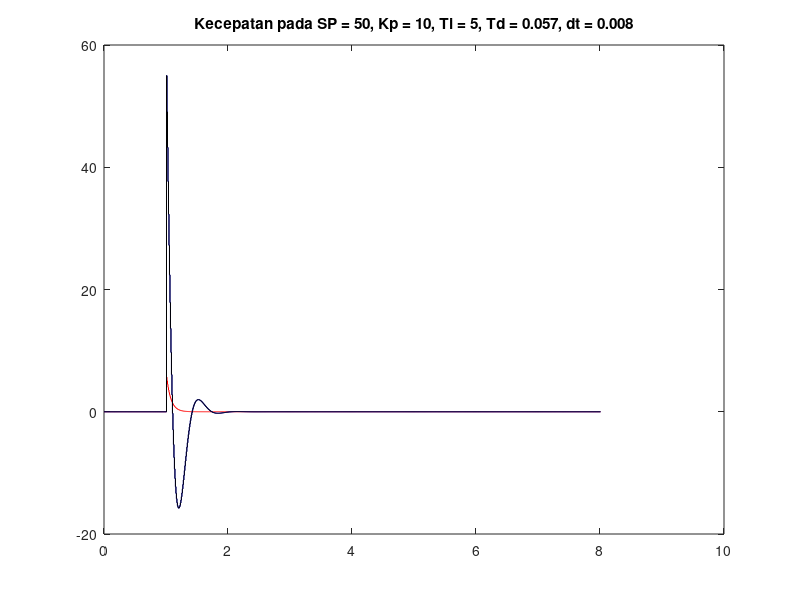
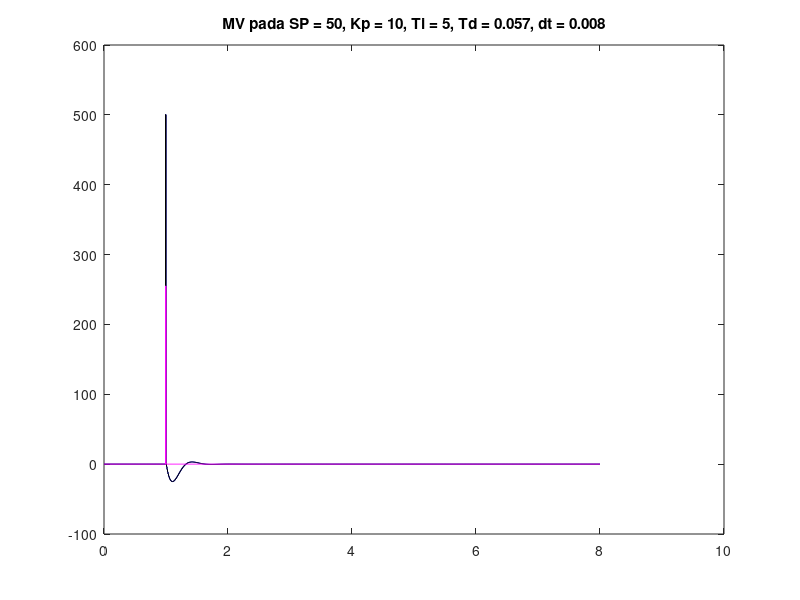
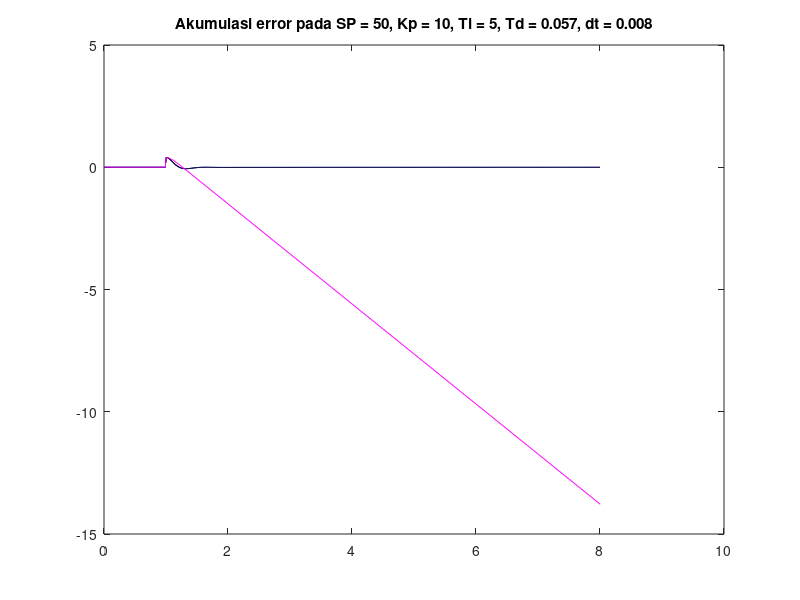
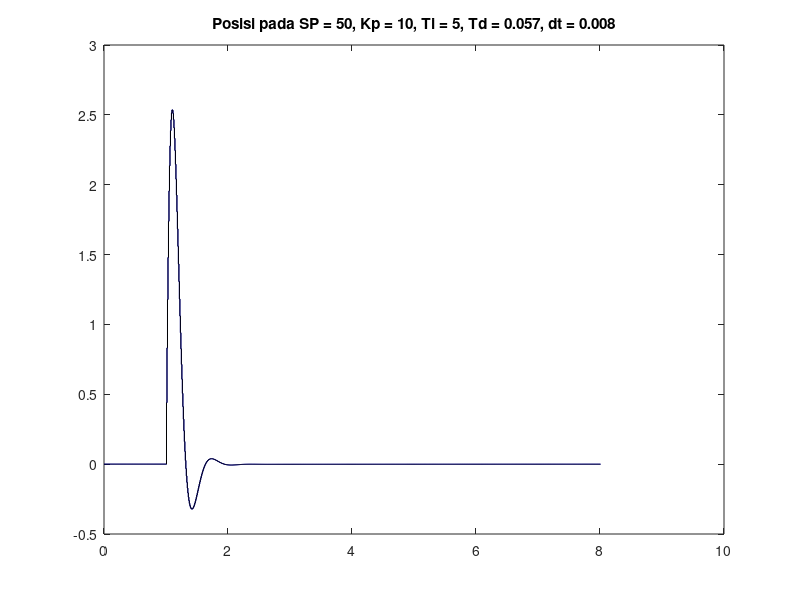

The MATLAB script that drew these images, in order:
%%%%%%%%%%%%%%%%%%%%%%%%%%%%%%%
% PID Control
%%%%%%%%%%%%%%%%%%%%%%%%%%%%%%%

clc, clear all, warning off
SP = 50;
SP_loc = 1
Gain=1.0308;
tau=0.0728;
dt=0.008;

ft = 8; 
Kp = 10; Ti = 5; Td = 0.057;
P = 1; I = 1; D = 0;
% https://tlk-energy.de/blog-en/practical-pid-tuning-guide
% Langkah
% Buat kontroler P, naikkan sampai osilasi stabil tapi ada sedikit overshoot
% Kp = 0.25
% Estimasi awal Ki mengikuti time constant, lalu perkecil sampai settling time optimal
% Ti = 0.047
% Estimasi awal Kd dengan 1/10 Ki, naikkan hingga overshoot hilang, lanjutkan dengan adjust ulang Ti
% Ti = 0.040, Td = 0.057

df = round(ft/dt); 
dlay = 1;

p1(1:df) = 0; 
p2(1:df) = 0; 
p3(1:df) = 0;
p4(1:df) = 0;

h1(1:df) = 0;  
h2(1:df) = 0; 
h3(1:df) = 0;
h4(1:df) = 0; 
Fi(1:df)=0;
SIn(1:df) = 0; e_L = 0;  
SIn3(1:df) = 0; e_LN3 = 0; e_LP3 = 0;
SIn4(1:df) = 0; SLIn4 = 0; e_LN4 = 0; e_LP4 = 0;
MV2(1:df) = 0; MV3(1:df) = 0; MV4(1:df) = 0;

t(1:1:dlay+1) = dt*[0:1:dlay];
t2(1:1:dlay+1) = t(1:1:dlay+1);
t3(1:1:dlay+1) = t(1:1:dlay+1); 
t4(1:1:dlay+1) = t(1:1:dlay+1);

SP_arr(1:df+10) = 0
SP_arr(round(SP_loc/dt)) = SP

for i = dlay+1:1:df+1
	Fi(i) = Gain*SP_arr(i); 
	dh1dt = (Fi(i-dlay) - h1(i))/tau;
	h1(i+1)  = h1(i) + dh1dt*dt;
	t(i+1)	= t(i) + dt;
  
  % Integrasi posisi
	p1(i+1) = p1(i) + h1(i+1)*dt;
	
	%___________Original PID Control__________
	e_B	= SP_arr(i) - p2(i);

	KKp	= P * Kp * e_B;

	if i == 1
		SIn(i) = (e_B+e_L)/2*dt;
	else
		SIn(i) = SIn(i-1) + (e_B+e_L)/2*dt;
	end
	
	KIn	= I * Kp * SIn(i) / Ti;

	DTd	= (e_B-e_L)/dt;
	KDr	= D * Kp * DTd * Td;

	MV2(i)	= KKp + KIn + KDr;
	e_L = e_B;
	
	dh2dt = (MV2(i-dlay)-h2(i))/tau;
	h2(i+1)  = h2(i) + dh2dt*dt;
	t2(i+1)  = t2(i) + dt;

  % Integrasi posisi
	p2(i+1) = p2(i) + h2(i+1)*dt;

	%%____Mikrocontroller nonnegative computation_________________________
	if SP_arr(i) >= p3(i)
		e_BP3 = SP_arr(i) - p3(i);
		e_BN3 = 0;
	else
		e_BP3 = 0;
		e_BN3 = p3(i) - SP_arr(i);
	end
	
	KKpP3 = P * Kp * e_BP3;
	KKpN3 = P * Kp * e_BN3;
	
	SPIn3 = 0; SNIn3 = 0;
	if and(e_BN3 == 0,e_LN3==0)
		SPIn3 = (e_BP3+e_LP3)/2*dt;
	elseif and(e_BP3 == 0,e_LP3==0)
		SNIn3 = (e_BN3+e_LN3)/2*dt;
	elseif and(e_BN3 > 0,e_LP3 > 0)
		if e_BN3 >= e_LP3
			SNIn3 = (e_BN3-e_LP3)/(2/dt);
		else
			SPIn3 = (e_LP3-e_BN3)/(2/dt);
		end
	elseif and(e_BP3 > 0,e_LN3 > 0)
		if e_BP3 >= e_LN3
			SPIn3 = (e_BP3-e_LN3)/(2/dt);
		else
			SNIn3 = (e_LN3-e_BP3)/(2/dt);
		end
	end

	if i == 1
		SIn3(i) = SPIn3 - SNIn3;
	else
		SIn3(i) = SIn3(i-1) + SPIn3 - SNIn3;
	end
	
	KIn3	= I * Kp * SIn3(i) / Ti;
	
	SD = 0;
	if and(e_BP3 == 0,e_LN3==0)
		DTd3 = (e_LP3+e_BN3)/dt;
		SD = 1;
	elseif and(e_BN3 == 0,e_LP3==0)
		DTd3 = (e_BP3+e_LN3)/dt;
	elseif and(e_BP3 > 0,e_LP3 > 0)
		if e_BP3 >= e_LP3
			DTd3 = (e_BP3-e_LP3)/dt;
		else
			DTd3 = (e_LP3-e_BP3)/dt;
			SD = 1;
		end
	elseif and(e_BN3 > 0,e_LN3 > 0)
		if e_BN3 >= e_LN3
			DTd3 = (e_BN3-e_LN3)/dt;
			SD = 1;
		else
			DTd3 = (e_LN3-e_BN3)/dt;
		end
	end

	KDr3	= D * Kp * DTd3 * Td;

	if SD == 0
		MV3(i)	= KKpP3 - KKpN3 + KIn3 + KDr3;
	else
		MV3(i)	= KKpP3 - KKpN3 + KIn3 - KDr3;
	end

	e_LP3 = e_BP3;
	e_LN3 = e_BN3;
	
	dh3dt = (MV3(i-dlay)-h3(i))/tau;
	h3(i+1)  = h3(i) + dh3dt*dt;
	t3(i+1)  = t3(i) + dt;

  % Integrasi posisi
	p3(i+1) = p3(i) + h3(i+1)*dt;
  
	%%____Application on Mikrocontroller _________________________
	if SP_arr(i) >= p4(i)
		e_BP4 = SP_arr(i) - p4(i);  
		e_BN4 = 0;
	else
		e_BP4 = 0;
		e_BN4 = p4(i) - SP_arr(i);
	end

	%% P
	KKpP4 = ( e_BP4 * Kp );
	KKpN4 = ( e_BN4 * Kp );

	%% I
	SPIn4 = 0; SNIn4 = 0;		
	acc = 2/dt;
	if and( e_BN4 == 0, e_LN4 == 0 )
		acc1 = e_BP4 + e_LP4;				
		SPIn4 = acc1 / acc;					
	elseif and( e_BP4 == 0, e_LP4 == 0 )
		acc1 = e_BN4 + e_LN4;				
		SNIn4 = acc1 / acc;
	elseif and( e_LP4 > 0, e_BN4 > 0 )	
		if e_BN4 >= e_LP4
			acc1 = e_BN4 - e_LP4;
			SNIn4 = acc1 / acc;
		else
			acc1 = e_LP4 - e_BN4;
			SPIn4 = acc1 / acc;
		end
	elseif and( e_BP4 > 0, e_LN4 > 0 )	
		if e_LN4 >= e_BP4
			acc1 = e_LN4 - e_BP4;
			SPIn4 = acc1 / acc;
		else
			acc1 = e_BP4 - e_LN4;
			SNIn4 = acc1 / acc;
		end
	end

	if ( i == 1 )						
		SIn4(i) = SPIn4 - SNIn4;
	else
		SIn4(i) = SLIn4 + SPIn4 - SNIn4;
	end

	SLIn4 = SIn4(i);
	acc1 = Kp * SIn4(i);				
	acc2 = acc1 / Ti;
	KIn4 = acc2 * I;

	%% D
	SD = 0;
	if and(e_BP4 == 0,e_LN4==0)
		acc1 = e_LP4 + e_BN4;
		SD = 1;
	elseif and(e_BN4 == 0,e_LP4==0)
		acc1 = e_BP4 + e_LN4;
	elseif and(e_BP4 > 0,e_LP4 > 0)
		if e_BP4 >= e_LP4
			acc1 = e_BP4 - e_LP4;
		else
			acc1 = e_LP4 - e_BP4;
			SD = 1;
		end
	elseif and(e_BN4 > 0,e_LN4 > 0)
		if e_BN4 >= e_LN4
			acc1 = e_BN4 - e_LN4;
			SD = 1;
		else
			acc1 = e_LN4 - e_BN4;
		end
	end

	DTd4 = acc1 / dt;

	acc1 = Kp * DTd4;						 
	acc2 = D * Td;
	KDr4 = acc1 * acc2;
	
	if SD == 0
		MV4(i) = KKpP4 - KKpN4 + KIn4 + KDr4;
	else
		MV4(i) = KKpP4 - KKpN4 + KIn4 - KDr4;
	end

	if MV4(i) >= 255
		MV4(i) = 255;
	elseif MV4(i) <= 0
		MV4(i) = 0; 
	end
	
	disp([e_BP3 e_LP3 SPIn3 e_BP4 e_LP4 SPIn4 ]);

	e_LP4 = e_BP4;	
	e_LN4 = e_BN4;	


	dh4dt = (MV4(i-dlay)-h4(i))/tau;
	h4(i+1)  = h4(i) + dh4dt*dt;
	t4(i+1)  = t4(i) + dt;

  % Integrasi posisi
	p4(i+1) = p4(i) + h4(i+1)*dt;
  
end	

figure(1);
clf();
axis([0 ft min([h1 h2 h3 h4]) max([h1 h2 h3 h4])]);
stairs(t,h1,'r');  hold on; %red
stairs(t2,h2,'b'); %blue
stairs(t3,h3,'k'); %black
%stairs(t4,h4,'m'); %magenta
hold off;
title(['Kecepatan pada SP = ' num2str(SP) ', Kp = ' num2str(Kp) ...
	', Ti = ' num2str(Ti) ', Td = ' num2str(Td) ', dt = ' num2str(dt)])

figure(2);
clf();
stairs(t2(1:end-1),MV2,'b'); hold on;
stairs(t3(1:end-1),MV3,'k'); 
stairs(t4(1:end-1),MV4,'m'); 
%hold off;
title(['MV pada SP = ' num2str(SP) ', Kp = ' num2str(Kp) ...
	', Ti = ' num2str(Ti) ', Td = ' num2str(Td) ', dt = ' num2str(dt)])


figure(3);
clf();
stairs(t(1:end-1),SIn,'b'); hold on;
stairs(t3(1:end-1),SIn3,'k'); 
stairs(t4(1:end-1),SIn4,'m'); 
%hold off;
title(['Akumulasi error pada SP = ' num2str(SP) ', Kp = ' num2str(Kp) ...
	', Ti = ' num2str(Ti) ', Td = ' num2str(Td) ', dt = ' num2str(dt)])


figure(4);
clf();
axis([0 ft min([h1 h2 h3 h4]) max([h1 h2 h3 h4])]);
stairs(t2,p2,'b'); hold on; %blue
stairs(t3,p3,'k'); %black
%stairs(t4,p4,'g'); %green
hold off;
title(['Posisi pada SP = ' num2str(SP) ', Kp = ' num2str(Kp) ...
	', Ti = ' num2str(Ti) ', Td = ' num2str(Td) ', dt = ' num2str(dt)])

%stepinfo(h3, t3)
err = (h3 - SP).^2;
sum(err)